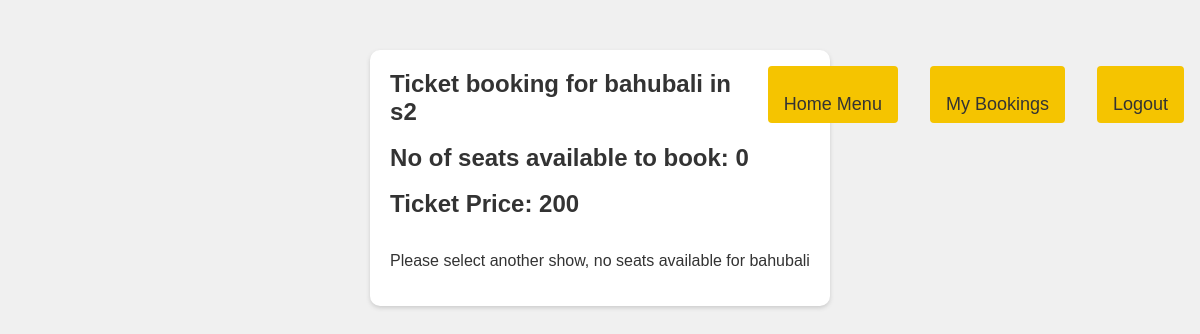
/shows/book/1, run on the app's committed database.
### app.py (models this page shows)
class Show(db.Model):
    show_id = db.Column(db.Integer, primary_key = True)
    show_name = db.Column(db.String, nullable = False)
    show_rating = db.Column(db.String, nullable = False)
    show_tags =  db.Column(db.String, nullable = False)
    ticket_price = db.Column(db.Integer, nullable = False)
    venue_id=db.Column(db.Integer, db.ForeignKey(Venue.venue_id))

class Venue(db.Model):
    venue_id = db.Column(db.Integer, primary_key = True)
    venue_name = db.Column(db.String, nullable = False)
    venue_place = db.Column(db.String, nullable = False)
    venue_cap =  db.Column(db.Integer, nullable = False)
    shows=db.relationship("Show")

### app.py (the view, shortened to what this page needs)
@app.route('/shows/book/<int:s_id>',methods=['get','post'])
def booktickets(s_id):
    show = Show.query.get(s_id)
    price = show.ticket_price
    ven_id = show.venue_id
    ven=Venue.query.get(ven_id)
    all_bookings_data = Booking.query.filter_by(venue_id=ven.venue_id).all()
    no_booked_seats = sum([booking.no_seats for booking in all_bookings_data])
    no_avail_seats = ven.venue_cap - no_booked_seats
    no_seats = 0
    total_price = no_seats * price
    return render_template('booktickets.html',show=show, ven=ven, no_avail_seats=no_avail_seats , no_seats=no_seats)

### templates/booktickets.html (shortened to what this page needs)
<!DOCTYPE html>
<html lang="en">
<head>
    <link rel="stylesheet" href="{{url_for('static',filename ='styles.css')}}">
    <link rel="stylesheet" href="{{url_for('static',filename ='tables.css')}}">
</head>
<body>
    <header>
        <button class="logout"><a href="/logout">Logout</a></button>
        <button class="logout" > <a href="/userbookings">My Bookings</a></button>
        <button class="logout" > <a href="/userhome">Home Menu</a></button>
    </header>
    <div style="align-self: center; margin-top: 50px ; width: fit-content; ">
    <h3>Ticket booking for <strong>{{show.show_name}}</strong> in <strong>{{ven.venue_name}}</strong></h3><br>
    <h3><strong>No of seats available to book</strong>: {{no_avail_seats}}</h3>
    <br>
    <h3><strong>Ticket Price:</strong> {{show.ticket_price}}</h3><br>
    {% if no_avail_seats == 0 %}
                <p>Please select another show, no seats available for {{show.show_name}}</p>
    {%endif%}
        </div>
</body>
</html>

### static/styles.css (style rules this page uses)
body { background-color: #f2f2f2; font-family: Arial, Helvetica, sans-serif; }
div { width: 300px; margin: 0 auto; background-color: #fff; padding: 20px; border-radius: 10px; box-shadow: 0px 2px 4px #ccc; }
a { display: block; text-align: center; margin-top: 20px; color: #333; text-decoration: none; }
.logout { background-color: #333; color: #fff; border: none; padding: 10px 20px; font-size: large; border-radius: 5px; cursor: pointer; transition: background-color 0.3s ease; }

### static/tables.css (style rules this page uses)
body { font-family: Arial, sans-serif; background-color: #f2f2f2; margin: 0; }
.logout { background-color: #f5c400; color: #fff; border: none; padding: 8px 16px; border-radius: 4px; float: right; margin: 16px; cursor: pointer; }
a { color: #333; text-decoration: none; }

### templates/booktickets.html (style rules this page uses)
body { font-family: Arial, sans-serif; background-color: #f0f0f0; color: #333; }
h1, h3 { font-weight: bold; margin: 0; }
h3 { font-size: 24px; }
button { background-color: #333; color: #fff; border: none; padding: 10px 20px; border-radius: 5px; cursor: pointer; transition: background-color 0.3s ease; }

### data on the page
Show: show_name "bahubali", ticket_price "200"
Venue: venue_name "s2"

### other printed values
{{ no_avail_seats }} "0"
